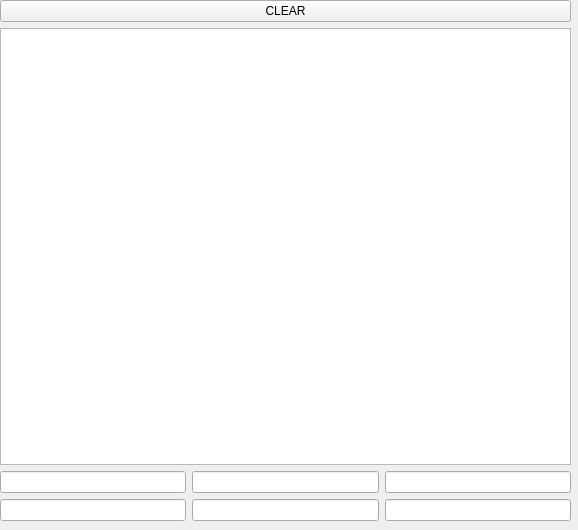
<?xml version="1.0" encoding="UTF-8"?>
<ui version="4.0">
 <class>Form</class>
 <widget class="QWidget" name="Form">
  <property name="geometry">
   <rect>
    <x>0</x>
    <y>0</y>
    <width>578</width>
    <height>530</height>
   </rect>
  </property>
  <property name="windowTitle">
   <string>Form</string>
  </property>
  <widget class="QWidget" name="gridLayoutWidget">
   <property name="geometry">
    <rect>
     <x>0</x>
     <y>0</y>
     <width>571</width>
     <height>521</height>
    </rect>
   </property>
   <layout class="QGridLayout" name="gridLayout">
    <item row="1" column="0" colspan="3">
     <widget class="QListWidget" name="traceView"/>
    </item>
    <item row="0" column="0" colspan="3">
     <widget class="QPushButton" name="clearButton">
      <property name="text">
       <string>CLEAR</string>
      </property>
     </widget>
    </item>
    <item row="2" column="2">
     <widget class="QLineEdit" name="trace5"/>
    </item>
    <item row="3" column="2">
     <widget class="QLineEdit" name="trace6"/>
    </item>
    <item row="2" column="0">
     <widget class="QLineEdit" name="trace1"/>
    </item>
    <item row="3" column="0">
     <widget class="QLineEdit" name="trace2"/>
    </item>
    <item row="2" column="1">
     <widget class="QLineEdit" name="trace3"/>
    </item>
    <item row="3" column="1">
     <widget class="QLineEdit" name="trace4"/>
    </item>
   </layout>
  </widget>
 </widget>
 <resources/>
 <connections/>
</ui>
